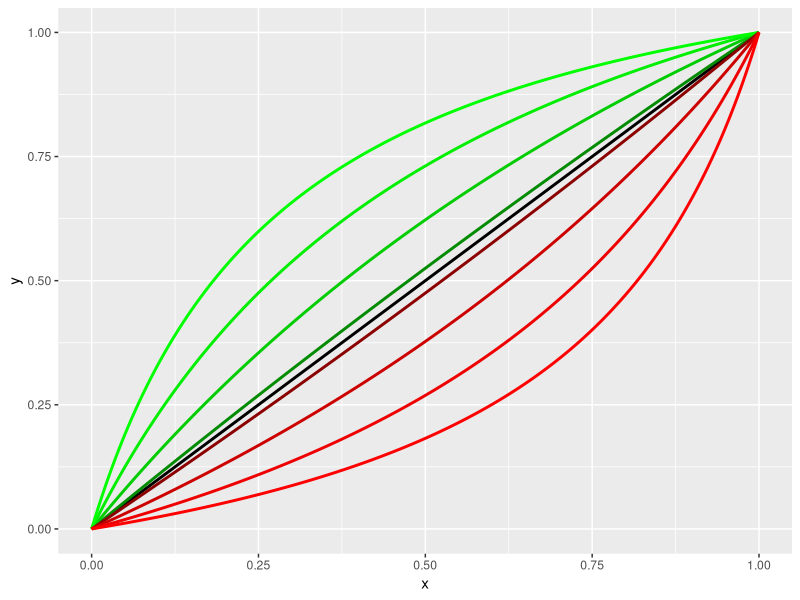
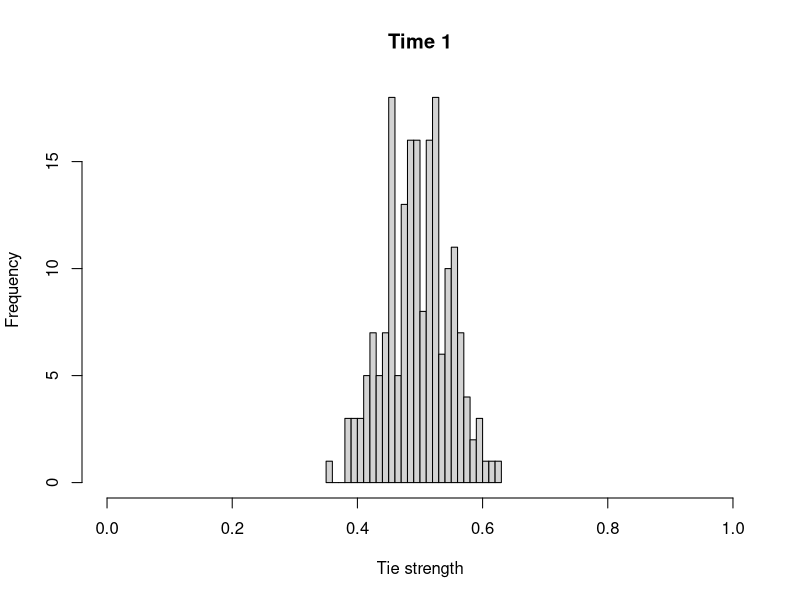
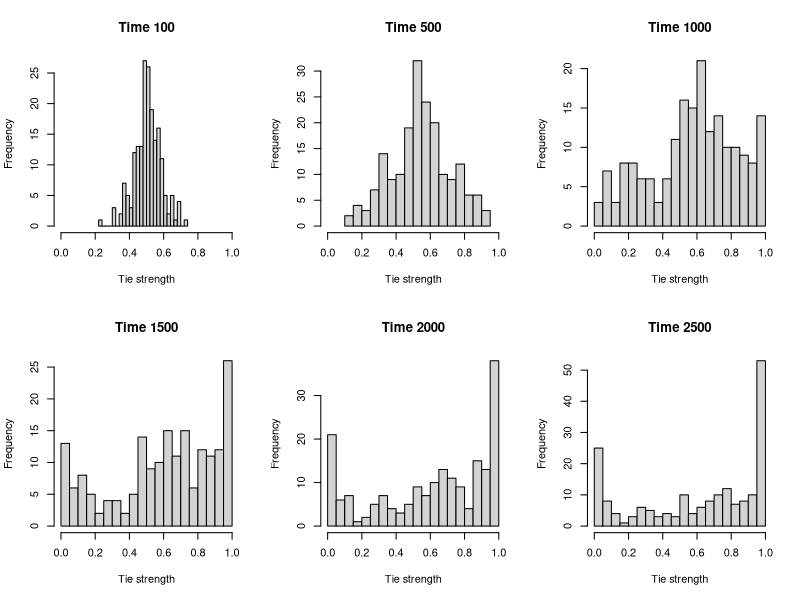
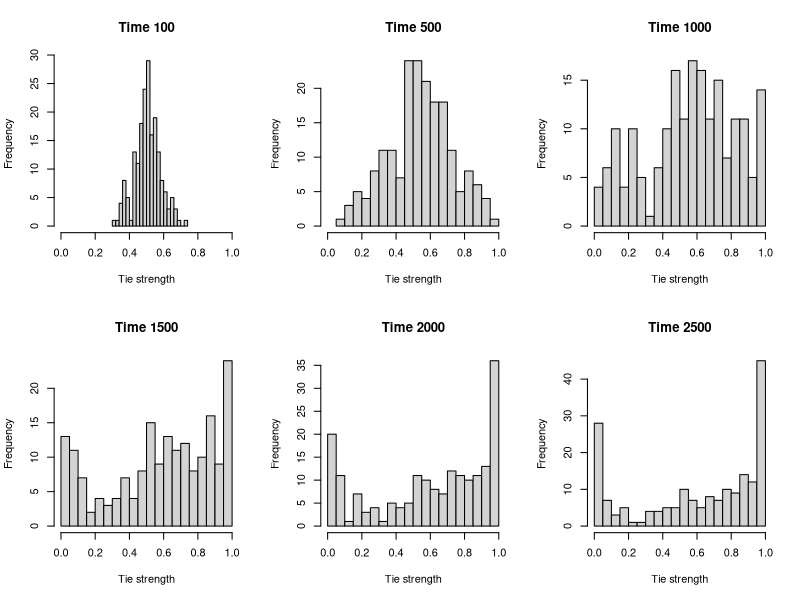
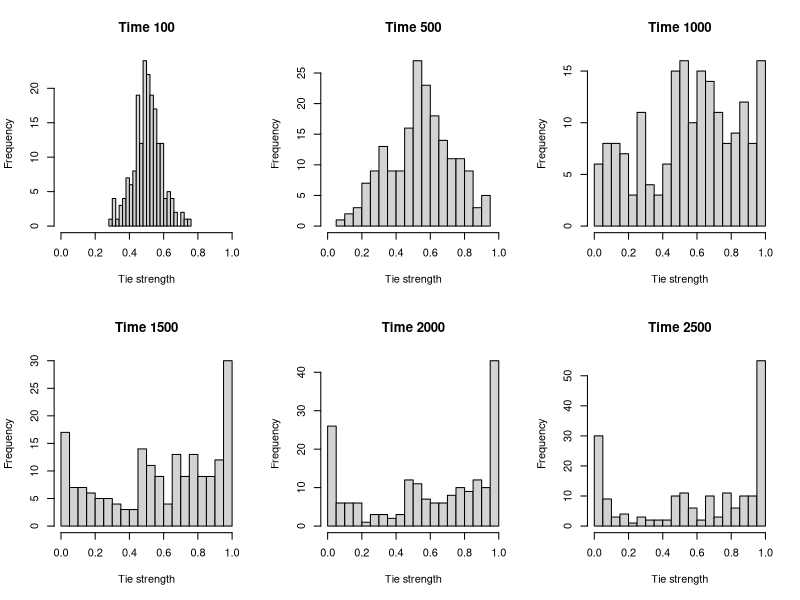
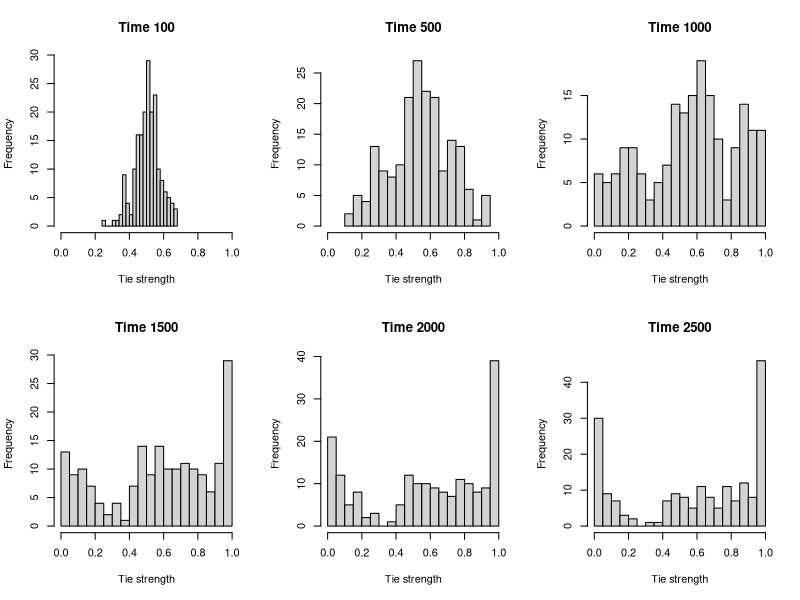
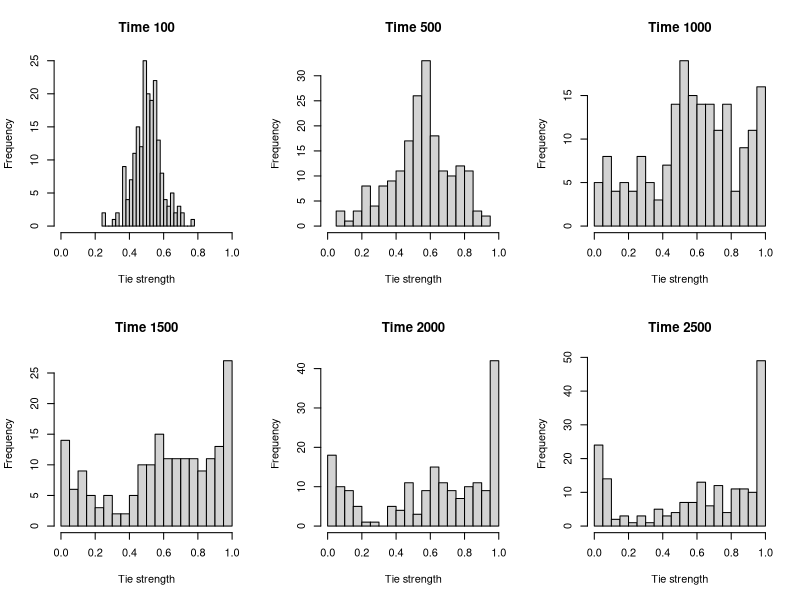
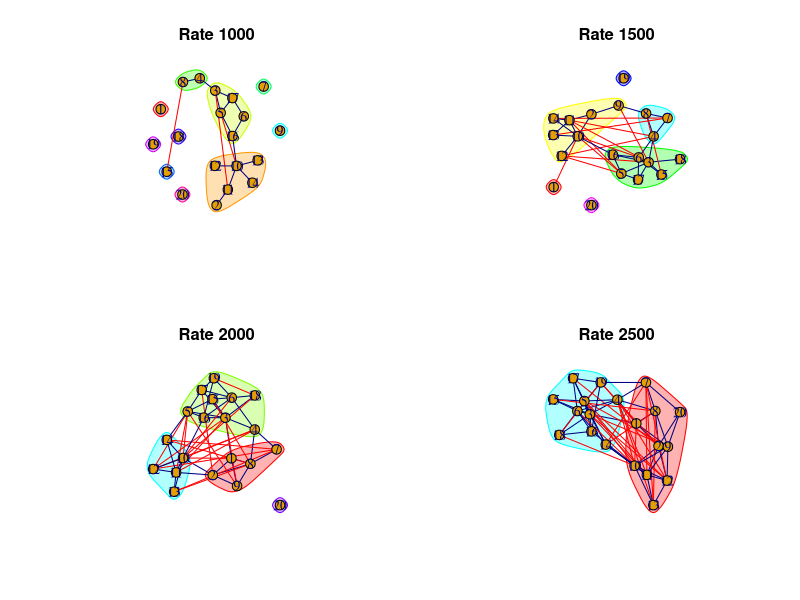

The R source for these figures, in order:
########################################################################################################################
## GOSSIP IN HUNGARIAN FIRMS
## ABM
## R script written by Jose Luis Estevez (Linkoping University)
## Date: February 3rd 2020
########################################################################################################################

rm(list=ls())

# R PACKAGES REQUIRED
library(ggplot2);library(igraph)

########################################################################################################################

# gossip-based network evolution algorithm
ntw_evolution <- function(matrix,reps=2500,force=.1,pos_gossip=.5,n_receivers=5,n_targets=5){
  obj <- vector('list',length=reps)
  obj[[1]] <- matrix
  # the gossip procedure
  for(i in 2:reps){
    obj[[i]] <- obj[[i-1]]
    # type of gossip sent: positive or negative (by default 50% each)
    type <- rbinom(1,1,pos_gossip) 
    # sender selection
    sender <- as.numeric(sample(rownames(obj[[i-1]]),1)) 
    if(type == 0){ # negative goosip 
      # target selection: the n_targets who are least liked by the sender 
      potential_targets <- order(obj[[i-1]][sender,-sender],decreasing=FALSE)[1:n_targets] 
      target <- as.numeric(sample(potential_targets,1))
      # receiver selection: the n_receivers who least like the target 
      potential_receivers <- order(obj[[i-1]][target,-c(sender,target)],decreasing=FALSE)[1:n_receivers] 
      receiver <- as.numeric(sample(potential_receivers,1))
      
      # SR: attraction force
      sr_effect <- 1/(1+exp(-(log(obj[[i]][sender,receiver]/(1-obj[[i]][sender,receiver]))+force))) 
      obj[[i]][sender,receiver] <- obj[[i]][receiver,sender] <- sr_effect
      # ST: repulsion force
      st_effect <- 1/(1+exp(-(log(obj[[i]][sender,target]/(1-obj[[i]][sender,target]))-force))) 
      obj[[i]][sender,target] <- obj[[i]][target,sender] <- st_effect
      # RT: repulsion force
      rt_effect <- 1/(1+exp(-(log(obj[[i]][receiver,target]/(1-obj[[i]][receiver,target]))-force))) 
      obj[[i]][receiver,target] <- obj[[i]][target,receiver] <- rt_effect
      
    }else{ # positive gossip 
      # target selection: the n_targets who are most liked by the sender 
      potential_targets <- order(obj[[i-1]][sender,-sender],decreasing=TRUE)[1:n_targets] 
      target <- as.numeric(sample(potential_targets,1))
      # receiver selection: the n_receivers who most like the target 
      potential_receivers <- order(obj[[i-1]][target,-c(sender,target)],decreasing=TRUE)[1:n_receivers] 
      receiver <- as.numeric(sample(potential_receivers,1))
      # SR: attraction force
      sr_effect <- 1/(1+exp(-(log(obj[[i]][sender,receiver]/(1-obj[[i]][sender,receiver]))+force))) 
      obj[[i]][sender,receiver] <- obj[[i]][receiver,sender] <- sr_effect
      # ST: attraction force
      st_effect <- 1/(1+exp(-(log(obj[[i]][sender,target]/(1-obj[[i]][sender,target]))+force))) 
      obj[[i]][sender,target] <- obj[[i]][target,sender] <- st_effect
      # RT: attraction force
      rt_effect <- 1/(1+exp(-(log(obj[[i]][receiver,target]/(1-obj[[i]][receiver,target]))+force))) 
      obj[[i]][receiver,target] <- obj[[i]][target,receiver] <- rt_effect
    }
  }
  return(obj)
}

# Function used (visual)
force_visual <- data.frame(x=seq(0,1,by=.001))
force_visual$y <- 1/(1+exp(-(log(force_visual$x/(1-force_visual$x)))))
force_visual$attraction_.1 <- 1/(1+exp(-(log(force_visual$x/(1-force_visual$x))+.1)))
force_visual$repulsion_.1 <- 1/(1+exp(-(log(force_visual$x/(1-force_visual$x))-.1)))
force_visual$attraction_.5 <- 1/(1+exp(-(log(force_visual$x/(1-force_visual$x))+.5)))
force_visual$repulsion_.5 <- 1/(1+exp(-(log(force_visual$x/(1-force_visual$x))-.5)))
force_visual$attraction_1 <- 1/(1+exp(-(log(force_visual$x/(1-force_visual$x))+1)))
force_visual$repulsion_1 <- 1/(1+exp(-(log(force_visual$x/(1-force_visual$x))-1)))
force_visual$attraction_1.5 <- 1/(1+exp(-(log(force_visual$x/(1-force_visual$x))+1.5)))
force_visual$repulsion_1.5 <- 1/(1+exp(-(log(force_visual$x/(1-force_visual$x))-1.5)))

ggplot(data=force_visual)+
  geom_line(aes(x,y),colour='black',size=1)+
  geom_line(aes(x,attraction_.1),colour='green4',size=1)+
  geom_line(aes(x,attraction_.5),colour='green3',size=1)+
  geom_line(aes(x,attraction_1),colour='green2',size=1)+
  geom_line(aes(x,attraction_1.5),colour='green1',size=1)+
  geom_line(aes(x,repulsion_.1),colour='red4',size=1)+
  geom_line(aes(x,repulsion_.5),colour='red3',size=1)+
  geom_line(aes(x,repulsion_1),colour='red2',size=1)+
  geom_line(aes(x,repulsion_1.5),colour='red1',size=1)

########################################################################################################################

# Initiation-matrix (rnorm with mean .5 and sd .05)
initiation_mtx <- matrix(data=NA,nrow=20,ncol=20)

set.seed(290691)
for(i in 1:nrow(initiation_mtx)){
  for(j in 1:ncol(initiation_mtx)){
    if(i > j){
      initiation_mtx[i,j] <- rnorm(1,0.5,.05)
    }
  }
}

initiation_mtx <- sna::symmetrize(initiation_mtx,'lower') # symmetrisation 
rownames(initiation_mtx) <- colnames(initiation_mtx) <- 1:nrow(initiation_mtx)
hist(initiation_mtx[lower.tri(initiation_mtx,diag=FALSE)],breaks=25,xlim=c(0,1),main="Time 1",xlab='Tie strength') 

# Network evolution (how many network evolutions: now set to 5)
mtx <- vector('list',length=5)
for(i in seq_along(mtx)){
  mtx[[i]] <- initiation_mtx
}

########################################################################################################################

# ABMs
set.seed(290691)
mtx_50posgos <- lapply(mtx,ntw_evolution,reps=2500,force=.1,pos_gossip=0.5,n_receivers=3,n_targets=3)

########################################################################################################################

# Results (Keep only results at rates 100, 500, 1000, 1500, 2000, 2500)
for(i in seq_along(mtx_50posgos)){
  mtx_50posgos[[i]] <- mtx_50posgos[[i]][c(100,500,1000,1500,2000,2500)]
  names(mtx_50posgos[[i]]) <- c(100,500,1000,1500,2000,2500)
}

# Visualistions (histograms)
visual_ntws <- hist_ties <- vector('list')

par(mfrow=c(2,3))
for(i in seq_along(mtx_50posgos)){
  for(j in seq_along(mtx_50posgos[[i]])){
    hist(mtx_50posgos[[i]][[j]][lower.tri((mtx_50posgos[[i]][[j]]),diag=FALSE)],
         breaks=25,xlim=c(0,1),
         main=paste('Time ',names(mtx_50posgos[[i]])[[j]],sep=''),xlab='Tie strength')
  }
}

# Visualistions (networks) (only at rates 1000, 1500, 2000, 2500)
par(mfrow=c(2,2))
for(i in seq_along(mtx_50posgos)){
  for(j in 3:6){
    x <- graph_from_adjacency_matrix(1*(mtx_50posgos[[i]][[j]] > .95),mode='undirected',diag=FALSE)
    layo <- layout_with_fr(x)
    groups <- cluster_edge_betweenness(x)
    
    
    y <- graph_from_adjacency_matrix(1*(mtx_50posgos[[i]][[j]] > .95) - 1*(mtx_50posgos[[i]][[j]] < .05),
                                     mode='undirected',weighted=TRUE,diag=FALSE)
    E(y)$color <- as.character(factor(E(y)$weight,levels=c(-1,1),labels=c('red','navyblue')))
    plot(y,layout=layo,mark.groups=groups,main=paste('Rate ',names(mtx_50posgos[[i]])[[j]],sep=''))
  }
}
